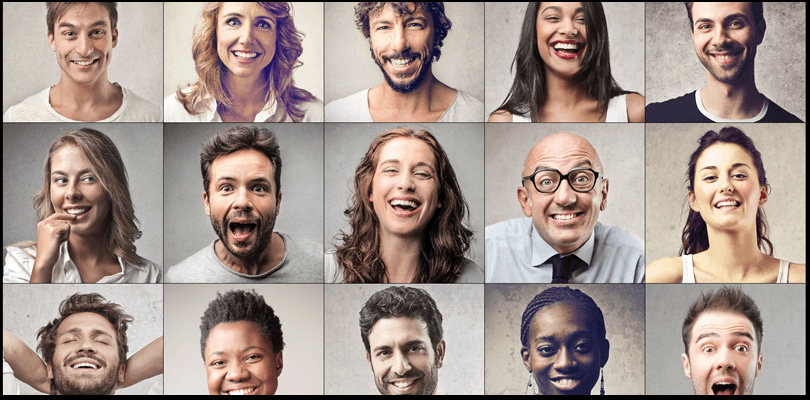
#> input picture cascade-study/face/free.png, 810 x 400 px
$ python fase-cascade.py
#> lines starting #> are read from the running program, lines starting #| are printed output that depends on the picture; after the words box and inside, x2 and y2 are one past the last pixel; in counts of white or black regions, pixels touching at a corner belong together
import cv2
import matplotlib.pyplot as plt

# 画像読込み
origin_img = cv2.imread("free.png")
#> origin_img is the input picture: shape (400, 810, 3); mean B, G, R 141.3, 148.2, 163.9
# 画像コピー
img = origin_img.copy()

# カスケードファイルのパス
cascade_path = "haarcascade_frontalface_alt.xml"
# カスケード分類器の特徴量取得
cascade = cv2.CascadeClassifier(cascade_path)

# 画像グレースケール化
grayscale_img = cv2.cvtColor(img, cv2.COLOR_RGB2GRAY)
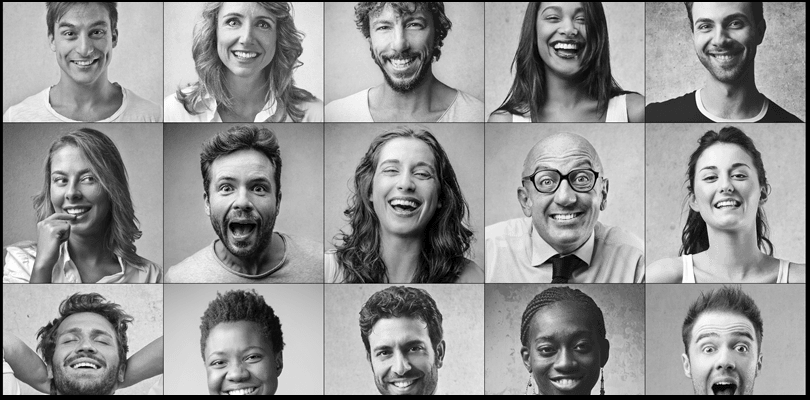
#> grayscale_img: shape (400, 810); min 0, max 253, mean 147.9
# 顔検出
# minSize 最小サイズ指定
front_face_list = cascade.detectMultiScale(grayscale_img, minSize = (100, 100))
#> front_face_list = [[354, 129, 102, 102], [510, 138, 105, 105], [188, 145, 107, 107]]

# 検出判定
print(front_face_list)
#| [[354 129 102 102]
#|  [510 138 105 105]
#|  [188 145 107 107]]
if len(front_face_list) == 0:
    print("Failed")
    quit()

# 検出位置描画
for (x,y,w,h) in front_face_list:
    print("[x,y] = %d,%d [w,h] = %d,%d" %(x, y, w, h))
    cv2.rectangle(img, (x,y), (x+w, y+h), (0, 0, 255), thickness=10)
#> this loop made 3 passes
#| [x,y] = 354,129 [w,h] = 102,102
#| [x,y] = 510,138 [w,h] = 105,105
#| [x,y] = 188,145 [w,h] = 107,107
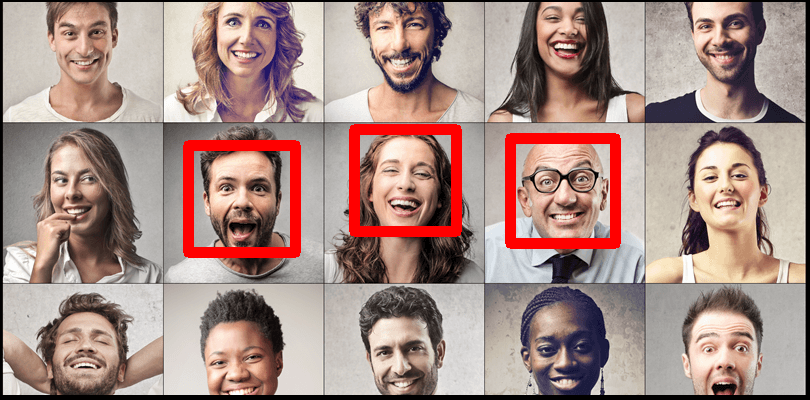
#> img: shape (400, 810, 3); 4.23% of pixels changed, all inside (x1, y1, x2, y2) = (183, 124, 621, 258)

# 顔検出画像表示
plt.imshow(cv2.cvtColor(img, cv2.COLOR_BGR2RGB))
plt.show()
# 顔検出画像出力
cv2.imwrite("out.jpg", img)

# 検出画像出力
for (x,y,w,h) in front_face_list:
    face_img = origin_img[y:y+h, x:x+w]
    filename = "face_" + str(x) + "-" + str(y) + ".jpg"
    cv2.imwrite(filename, face_img)
#> this loop made 3 passes
#> (x, y, w, h, filename) on passes 1 to 3: (354, 129, 102, 102, 'face_354-129.jpg'), (510, 138, 105, 105, 'face_510-138.jpg'), (188, 145, 107, 107, 'face_188-145.jpg')
#> pass 1, `face_img = origin_img[y:y+h, x:x+w]`:
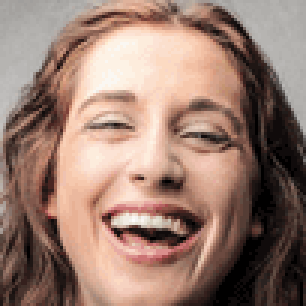
#> face_img: shape (102, 102, 3) (shown 3 times larger); mean B, G, R 112.2, 124.6, 153.2
#> pass 2, `face_img = origin_img[y:y+h, x:x+w]`:
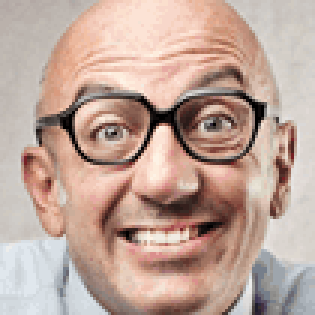
#> face_img: shape (105, 105, 3) (shown 3 times larger); mean B, G, R 154.8, 166.1, 191.8
#> pass 3, `face_img = origin_img[y:y+h, x:x+w]`:
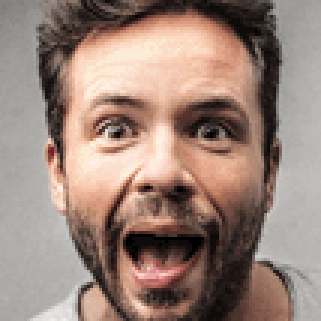
#> face_img: shape (107, 107, 3) (shown 3 times larger); mean B, G, R 121.6, 132, 154.3

$ run again, with cascade-study/face/face_188-145.jpg saved as cascade-study/face/free.png
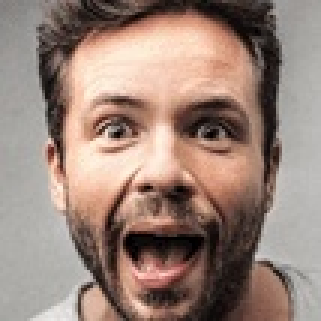
#> input picture cascade-study/face/face_188-145.jpg, 107 x 107 px (shown 3 times larger)
#> origin_img is the input picture: shape (107, 107, 3); mean B, G, R 121.4, 132, 154
#> front_face_list = [[2, 2, 101, 101]]
#| [[  2   2 101 101]]
#> the loop `for (x,y,w,h) in front_face_list:` made 1 pass
#> (printed output is left out)
#> after the loop `for (x,y,w,h) in front_face_list:`:
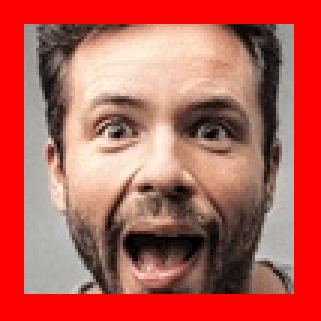
#> img: shape (107, 107, 3) (shown 3 times larger); mean B, G, R 83.6, 92.7, 186.5
#> the loop `for (x,y,w,h) in front_face_list:` made 1 pass
#> (x, y, w, h, filename) on pass 1: (2, 2, 101, 101, 'face_2-2.jpg')
#> pass 1, `face_img = origin_img[y:y+h, x:x+w]`:
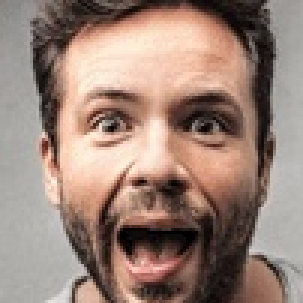
#> face_img: shape (101, 101, 3) (shown 3 times larger); mean B, G, R 119.7, 131, 154.6
